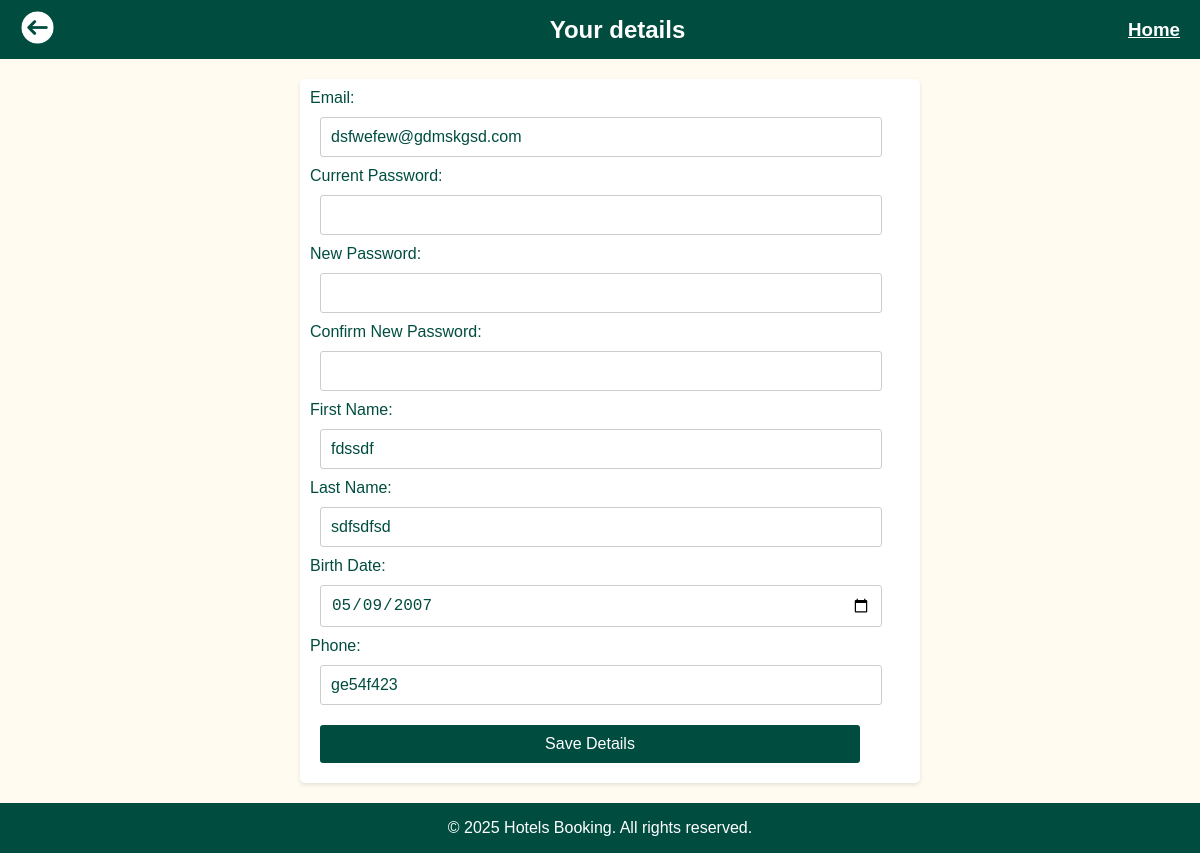
The app's page /profile-dashboard-account/admin-profilePHP.php (signed in) with its own data.
### tables this page shows
CREATE TABLE IF NOT EXISTS `users` (
  `UserID` int(11) NOT NULL,
  `Email` varchar(50) NOT NULL,
  `Password` varchar(50) NOT NULL,
  `FName` varchar(50) NOT NULL,
  `LName` varchar(50) DEFAULT NULL,
  `BirthDate` date DEFAULT NULL,
  `Phone` varchar(20) DEFAULT NULL,
  `card_number` varchar(16) DEFAULT NULL,
  `Role` enum('Traveler','Admin') NOT NULL,
  `SupportContact_message` text DEFAULT NULL,
  `SupportContact_preference` enum('Phone','Email','Chatbot') DEFAULT NULL,
  `theme` varchar(10) DEFAULT 'light',
  `currency` varchar(5) DEFAULT 'usd',
  `lang` varchar(11) NOT NULL,
  `email_notifications` tinyint(1) DEFAULT 1,
  `sms_notifications` tinyint(1) DEFAULT 1
);

### profile-dashboard-account/admin-profilePHP.php (the view, shortened to what this page needs)
<?php
include __DIR__.'/../db-connect.php';
$userID = $_SESSION['UserID'];
$sql = "SELECT Email, FName, LName, BirthDate, Phone FROM users WHERE UserID = ?";
$stmt = $conn->prepare($sql);
if ($stmt) {
    $stmt->bind_param("i", $userID);
    $stmt->execute();
    $result = $stmt->get_result();
    if ($result->num_rows > 0) {
        $user = $result->fetch_assoc();
    } else {
        echo "Error: User not found.";
        exit();
    }
} else {
    die("Error preparing statement: " . $conn->error);
}
?>
<!DOCTYPE html>
<html lang="en">
<head>
</head>
<body>
    <header class="header">
        <a href="manage-accountPHP.php"><img src="Back Arrow.png" width="35px"></a>
        <h1>Your details</h1>
        <h3>
            <a href="../sign-home/Home-(HB).html" class="home-link">Home</a>
        </h3>
    </header>
    <div class="container">
        <form class="profile-form" action="update-profile.php" method="post">
            <label for="email">Email:</label>
            <input type="email" id="email" name="email" maxlength="50" required value="<?php echo htmlspecialchars($user['Email']); ?>">
            <label for="current-password">Current Password:</label>
            <input type="password" id="current-password" name="current-password" maxlength="50" required>
            <label for="new-password">New Password:</label>
            <input type="password" id="new-password" name="new-password" maxlength="50">
            <label for="confirm-password">Confirm New Password:</label>
            <input type="password" id="confirm-password" name="confirm-password" maxlength="50">
            <label for="fname">First Name:</label>
            <input type="text" id="fname" name="fname" maxlength="50" value="<?php echo htmlspecialchars($user['FName']); ?>">
            <label for="lname">Last Name:</label>
            <input type="text" id="lname" name="lname" maxlength="50" value="<?php echo htmlspecialchars($user['LName']); ?>">
            <label for="birthdate">Birth Date:</label>
            <input type="date" id="birthdate" name="birthdate" value="<?php echo htmlspecialchars($user['BirthDate']); ?>">
            <label for="phone">Phone:</label>
            <input type="tel" id="phone" name="phone" maxlength="20" value="<?php echo htmlspecialchars($user['Phone']); ?>">
            <button type="submit">Save Details</button>
        </form>
    </div>
    <footer class="footer">
        <p>&copy; 2025 Hotels Booking. All rights reserved.</p>
    </footer>
</body>
</html>

### profile-dashboard-account/admin-profilePHP.php (style rules this page uses)
body { font-family: Arial, sans-serif; background-color: #fffbf0; margin: 0; padding: 0; color: #004d40; display: flex; flex-direction: column; min-height: 100vh; }
.header { background-color: #004d40; color: #ffffff; padding: 10px 20px; position: relative; display: flex; align-items: center; }
.header .home-link { position: absolute; right: 20px; top: 50%; transform: translateY(-50%); color: #ffffff; font-weight: bold; }
.header h1 { flex-grow: 1; text-align: center; margin: 0; font-size: 1.5em; }
.container { display: flex; justify-content: center; align-items: center; width: 100%; margin: 10px; }
.profile-form { background-color: #ffffff; width: 50%; margin: 10px; padding: 10px; border-radius: 5px; box-shadow: 0 2px 4px rgba(0, 0, 0, 0.1); text-align: left; display: flex; flex-direction: column; justify-content: center; }
.profile-form input { width: 90%; padding: 10px; margin: 10px; border: 1px solid #ccc; border-radius: 3px; color: #004d40; font-size: 1rem; background-color: #ffffff; transition: border-color 0.3s; }
.profile-form button { background-color: #004d40; color: #ffffff; width: 90%; padding: 10px; margin: 10px; border: none; border-radius: 3px; cursor: pointer; font-size: 1rem; }
footer { background-color: #004d40; color: white; text-align: center; position: relative; margin-top: auto; width: 100%; }

### records on screen
users: email "dsfwefew@gdmskgsd.com", fname "fdssdf", lname "sdfsdfsd", birthdate "05/09/2007", phone "ge54f423"
